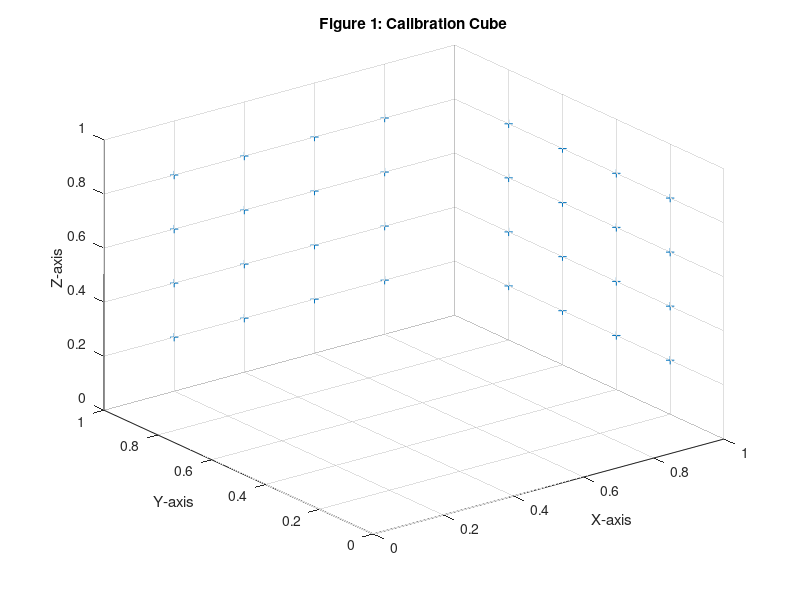
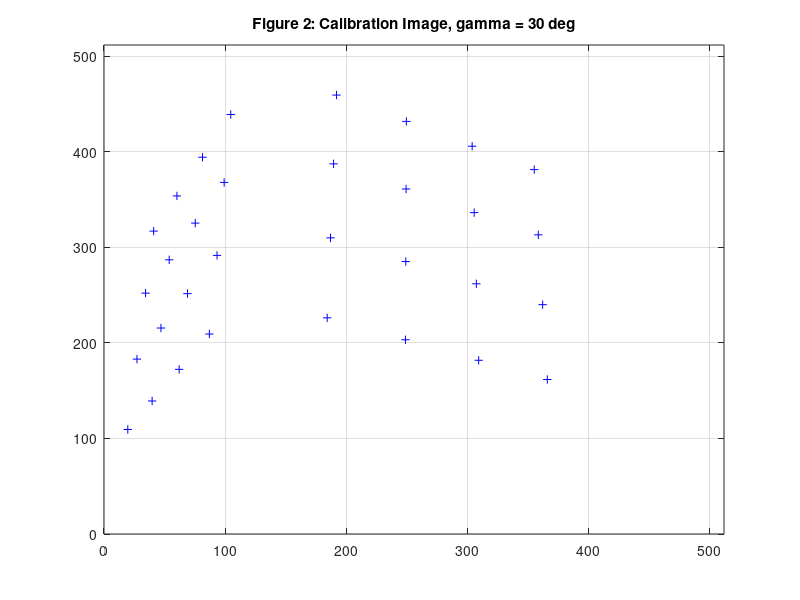

These charts were generated, in order, by the following MATLAB code:
%===================================================
% Computer Vision: Camera Calibration
% Allen Lau 
%===================================================

% A. Calibration Pattern Design %
% Generate data of a “virtual” 3D cube

% Pw (calibration pattern) holds 32 points on two surfaces 
% (Xw = 1 and Yw = 1) of a cube. Values are measured in meters.
% There are 4x4 uniformly distributed points on each surface.

% define variable to define which row is being populated
cnt = 1;

% plane : Xw = 1
for i=0.2:0.2:0.8,
 for j=0.2:0.2:0.8,
   Pw(cnt,:) = [1 i j];
   cnt = cnt + 1;
 end
end

% plane : Yw = 1
for i=0.2:0.2:0.8,
 for j=0.2:0.2:0.8,
   Pw(cnt,:) = [i 1 j];
   cnt = cnt + 1;
 end
end

% plot calibration cube
figure; 
plot3(Pw(:,1), Pw(:,2), Pw(:,3), '+');
% define axes bounds
axis([0 1 0 1 0 1]);
xlabel('X-axis');
ylabel('Y-axis');
zlabel('Z-axis');
grid on;
title('Figure 1: Calibration Cube');

%%
% B. Virtual Camera & Images %

% Design a “virtual” camera with known intrinsic parameters 
% including focal length f, image center (ox, oy) and pixel size (sx, sy).

% Defining camera instrinsic parameters 
% focal length
f = 0.016; % m
% image frame size 
img_frame_size = [512, 512]; % pixels
% image center
Ox = 256; % pixels
Oy = 256; % pixels
% image sensor = 8.8 mm * 6.6 mm
% pixel size 
Sx = 0.0088/512.0;
Sy = 0.0066/512.0;
% effective focal length 
Fx = f/Sx;
Fy = f/Sy;
% aspect ratio
asr = Fx/Fy;

% Extrinsic parameters : R = RaRbRr

% initial angle for z-axis rotation
% define gamma as 30 degrees 
gamma = 30.0*pi/180.0;
% rotation matrix about the z-axis
Rr = [ [cos(gamma) -sin(gamma) 0];
       [sin(gamma) cos(gamma)  0];
       [  0          0         1]; ];
% initial angle for y-axis rotation matrix 
beta = 0.0*pi/180.0;
% rotation matrix about the y-axis
Rb = [ [cos(beta) 0 -sin(beta)];
       [0         1       0];
       [sin(beta) 0  cos(beta)]; ];
% initial angle for x-axis rotation matrix 
alpha = -120.0*pi/180.0;
%alpha = 0.0*pi/180.0;
% rotation about the x-axis 
Ra = [ [1      0                0];
       [0   cos(alpha)  -sin(alpha)];
       [0   sin(alpha)   cos(alpha)]; ];

% define rotation matrix
R = Ra*Rb*Rr;

% define translation matrix
T = [0 0 4]';

% Generate Image coordinates
% surface Xw = 1
cnt = 1;
for cnt = 1:1:16,
   % world to camera 
   Pc(cnt,:) = (R*Pw(cnt,:)' + T)';
   % camera to image using projective equations; subtract from image center
   % to get it into image frame 
   p(cnt,:)  = [(Ox - Fx*Pc(cnt,1)/Pc(cnt,3)) (Oy - Fy*Pc(cnt,2)/Pc(cnt,3))];
end
figure; 
plot(p(:,1), p(:,2), 'b+');
axis([0 512 0 512]);
grid on;
hold on;

% surface Yw = 1
for cnt = 17:1:32,
   % world to camera 
   Pc(cnt,:) = (R*Pw(cnt,:)' + T)';
   % camera to image using projective equations; subtract from image center
   % to get it into image frame 
   p(cnt,:)  = [(Ox - Fx*Pc(cnt,1)/Pc(cnt,3)) (Oy - Fy*Pc(cnt,2)/Pc(cnt,3))];
end
plot(p(17:32,1), p(17:32,2), 'b+');
title('Figure 2: Calibration Image, gamma = 30 deg')
grid on;
hold off; 

% % re-defining the origin of the p array to top left by convention 
% for i = 1:length(p)
%     data = p(i,:);
%     p(i,:) = [data(1),512-data(2)];
% end

%%
% C. Direction Calibration Method %
% Estimate the intrinsic (fx, fy, aspect ratio a, image center (ox,oy)) 
% and extrinsic (R, T and further alpha, beta, gamma) parameters. 
% Use SVD to solve the homogeneous linear system and the least square 
% problem, and to enforce the orthogonality constraint on the estimate of R. 


% i. Use the accurately simulated data (both 3D world coordinates and 
% 2D image coordinates) to the algorithms, and compare the results 
% with the "ground truth” data (which are given in step (a) and step (b)).
% In the direct calibration method, can use the knowledge of the image 
% center (in the homogeneous system to find extrinsic parameters) and 
% the aspect ratio (in the Orthocenter theorem method to find image center). 

% given information: p = matrix of (x_im, y_im) coordinates of the
% calibration points, Pw = matrix of (X_w, Y_w) coordinates 

% define empty matrix for A 
A = zeros(length(Pw),8);

% populate A 
for i = 1:length(Pw)
    data_pw = Pw(i,:);
    data_p = [p(i,1)-256,p(i,2)-256]; %subtracting 256 to get point into x', y' frame 
    % build each row for each world - image point pair 
    row = [data_p(1)*data_pw(1),data_p(1)*data_pw(2),data_p(1)*data_pw(3),data_p(1),-data_p(2)*data_pw(1),-data_p(2)*data_pw(2),-data_p(2)*data_pw(3),-data_p(2)];
    A(i,:) = row; 
end

% compute SVD of A 
[U,D,V_transposed] = svd(A);

% compute v_bar = ce_8 = 8th row corresponding to the only zero singlular
% value lamba_eight = 0 of A^T*A 
% extract v_bar from V_transposed
v_bar = V_transposed(8,:);

% gamma magnitude
gamma_mag = sqrt(v_bar(1)^2 + v_bar(2)^2 + v_bar(3)^2);
%disp(['Magnitude of Gamma: ', num2str(gamma_mag)])

% checking that r21^2 + r_22^2 + r_23^2 = 1
check = (v_bar(1)/gamma_mag)^2 + (v_bar(2)/gamma_mag)^2 + (v_bar(3)/gamma_mag)^2;
disp(['r21^2 + r_22^2 + r_23^2 = 1?: ',num2str(check)])

% alpha 
asr_est = sqrt(v_bar(5)^2+v_bar(6)^2+v_bar(7)^2)/(gamma_mag);
%disp(['asr: ',num2str(asr_est)])
% checking that r11^2 + r_12^2 + r_13^2 = 1
check2 = (v_bar(5)/(asr_est*gamma_mag))^2 + (v_bar(6)/(asr_est*gamma_mag))^2 + (v_bar(7)/(asr_est*gamma_mag))^2;
disp(['r11^2 + r_12^2 + r_13^2 = 1?:',num2str(check2)])

% constructing first two components of T 
Ty_est = v_bar(4)/gamma_mag;
Tx_est = v_bar(8)/(asr_est*gamma_mag);

% constructing first two rows of R 
R1 = [v_bar(5)/(asr_est*gamma_mag),v_bar(6)/(asr_est*gamma_mag),v_bar(7)/(asr_est*gamma_mag)];
R2 = [v_bar(1)/gamma_mag,v_bar(2)/gamma_mag,v_bar(3)/gamma_mag];

% computing sign, s
ex_world_point = Pw(1,:);
ex_img_point = p(1,:);
X_sign = R1(1)*ex_world_point(1) + R1(2)*ex_world_point(2) + R1(3)*ex_world_point(3) + Tx_est;

% assumption that s is positive; X and x should have opposite signs
% if X_sign is positive, then assumption of s = 1 is true
% we know that x is positive by inspecting the point directly
if (X_sign > 0)
    s = 1;
else
    s = -1;
end

% applying the sign
R1 = s*R1; 
R2 = s*R2;
Tx_est = s*Tx_est;
Ty_est = s*Ty_est; 

%disp(['Tx: ',num2str(Tx_est)])
%disp(['Ty: ',num2str(Ty_est)])

% computing row 3 
R3 = cross(R1',R2')';

% constructing rotation matrix
R_hat = [R1;R2;R3];
% enforce orthogonality 
[U_R_hat,D_R_hat,V_transposed_R_hat] = svd(R_hat);
% compute R 
R_est = U_R_hat*eye(3,3)*V_transposed_R_hat; 
%disp('R: ')
%disp(R_est)

%computing Tz, Fx, Fy
%populating matrices 
a = zeros(length(p),2);
b = zeros(length(p),1);
for i = 1:length(p)
    data_p = p(i,:);
    data_pw = Pw(i,:);
    a(i,:) = [data_p(1),R_est(1,1)*data_pw(1)+R_est(1,2)*data_pw(2)+R_est(1,3)*data_pw(3)+Tx_est];
    b(i,1) = R_est(3,1)*data_pw(1)+R_est(3,2)*data_pw(2)+R_est(3,3)*data_pw(3);
end
%computing Tz and fx 
A_inv = pinv(a'*a);
values = A_inv*a'*b;
Tz_est = values(1);
fx_est = values(2);

% disp(['Tz: ',num2str(Tz_est)]);
% disp(['fx: ',num2str(fx_est)]);

%compute fy
fy_est = fx_est / asr_est;
%disp(['fy: ',num2str(fy_est)]);

% comparing ground truths to estimated values 
disp('asr')
disp([asr,asr_est])
disp('Tx')
disp([T(1),Tx_est])
disp('Ty')
disp([T(2),Ty_est])
disp('Tz')
disp([T(3),Tz_est])
disp('R: ')
disp(R)
disp(R_est)
disp('fx')
disp([Fx,fx_est])
disp('fy')
disp([Fy,fy_est])

%%
% how the initial estimation of image center affects the estimating 
% of the remaining parameters (5 points), by experimental results

% given information: p = matrix of (x_im, y_im) coordinates of the
% calibration points, Pw = matrix of (X_w, Y_w) coordinates 

% define empty matrix for A 
A = zeros(length(Pw),8);

%defining image center 
ox = 128;
oy = 128; 

% populate A 
for i = 1:length(Pw)
    data_pw = Pw(i,:);
    data_p = [p(i,1)-ox,p(i,2)-oy]; %subtracting 256 to get point into x', y' frame 
    % build each row for each world - image point pair 
    row = [data_p(1)*data_pw(1),data_p(1)*data_pw(2),data_p(1)*data_pw(3),data_p(1),-data_p(2)*data_pw(1),-data_p(2)*data_pw(2),-data_p(2)*data_pw(3),-data_p(2)];
    A(i,:) = row; 
end

% compute SVD of A 
[U,D,V_transposed] = svd(A);

% compute v_bar = ce_8 = 8th row corresponding to the only zero singlular
% value lamba_eight = 0 of A^T*A 
% extract v_bar from V_transposed
v_bar = V_transposed(8,:);

% gamma magnitude
gamma_mag = sqrt(v_bar(1)^2 + v_bar(2)^2 + v_bar(3)^2);
%disp(['Magnitude of Gamma: ', num2str(gamma_mag)])

% checking that r21^2 + r_22^2 + r_23^2 = 1
check = (v_bar(1)/gamma_mag)^2 + (v_bar(2)/gamma_mag)^2 + (v_bar(3)/gamma_mag)^2;
disp(['r21^2 + r_22^2 + r_23^2 = 1?: ',num2str(check)])

% alpha 
asr_est = sqrt(v_bar(5)^2+v_bar(6)^2+v_bar(7)^2)/(gamma_mag);
%disp(['asr: ',num2str(asr_est)])
% checking that r11^2 + r_12^2 + r_13^2 = 1
check2 = (v_bar(5)/(asr_est*gamma_mag))^2 + (v_bar(6)/(asr_est*gamma_mag))^2 + (v_bar(7)/(asr_est*gamma_mag))^2;
disp(['r11^2 + r_12^2 + r_13^2 = 1?:',num2str(check2)])

% constructing first two components of T 
Ty_est = v_bar(4)/gamma_mag;
Tx_est = v_bar(8)/(asr_est*gamma_mag);

% constructing first two rows of R 
R1 = [v_bar(5)/(asr_est*gamma_mag),v_bar(6)/(asr_est*gamma_mag),v_bar(7)/(asr_est*gamma_mag)];
R2 = [v_bar(1)/gamma_mag,v_bar(2)/gamma_mag,v_bar(3)/gamma_mag];

% computing sign, s
ex_world_point = Pw(1,:);
ex_img_point = p(1,:);
X_sign = R1(1)*ex_world_point(1) + R1(2)*ex_world_point(2) + R1(3)*ex_world_point(3) + Tx_est;

% assumption that s is positive; X and x should have opposite signs
% if X_sign is positive, then assumption of s = 1 is true
% we know that x is positive by inspecting the point directly
if (X_sign > 0)
    s = 1;
else
    s = -1;
end

% applying the sign
R1 = s*R1; 
R2 = s*R2;
Tx_est = s*Tx_est;
Ty_est = s*Ty_est; 

%disp(['Tx: ',num2str(Tx_est)])
%disp(['Ty: ',num2str(Ty_est)])

% computing row 3 
R3 = cross(R1',R2')';

% constructing rotation matrix
R_hat = [R1;R2;R3];
% enforce orthogonality 
[U_R_hat,D_R_hat,V_transposed_R_hat] = svd(R_hat);
% compute R 
R_est = U_R_hat*eye(3,3)*V_transposed_R_hat; 
%disp('R: ')
%disp(R_est)

%computing Tz, Fx, Fy
%populating matrices 
a = zeros(length(p),2);
b = zeros(length(p),1);
for i = 1:length(p)
    data_p = p(i,:);
    data_pw = Pw(i,:);
    a(i,:) = [data_p(1),R_est(1,1)*data_pw(1)+R_est(1,2)*data_pw(2)+R_est(1,3)*data_pw(3)+Tx_est];
    b(i,1) = R_est(3,1)*data_pw(1)+R_est(3,2)*data_pw(2)+R_est(3,3)*data_pw(3);
end
%computing Tz and fx 
A_inv = pinv(a'*a);
values = A_inv*a'*b;
Tz_est = values(1);
fx_est = values(2);

% disp(['Tz: ',num2str(Tz_est)]);
% disp(['fx: ',num2str(fx_est)]);

%compute fy
fy_est = fx_est / asr_est;
%disp(['fy: ',num2str(fy_est)]);

% comparing ground truths to estimated values 
disp('asr')
disp([asr,asr_est])
disp('Tx')
disp([T(1),Tx_est])
disp('Ty')
disp([T(2),Ty_est])
disp('Tz')
disp([T(3),Tz_est])
disp('R: ')
disp(R)
disp(R_est)
disp('fx')
disp([Fx,fx_est])
disp('fy')
disp([Fy,fy_est])
